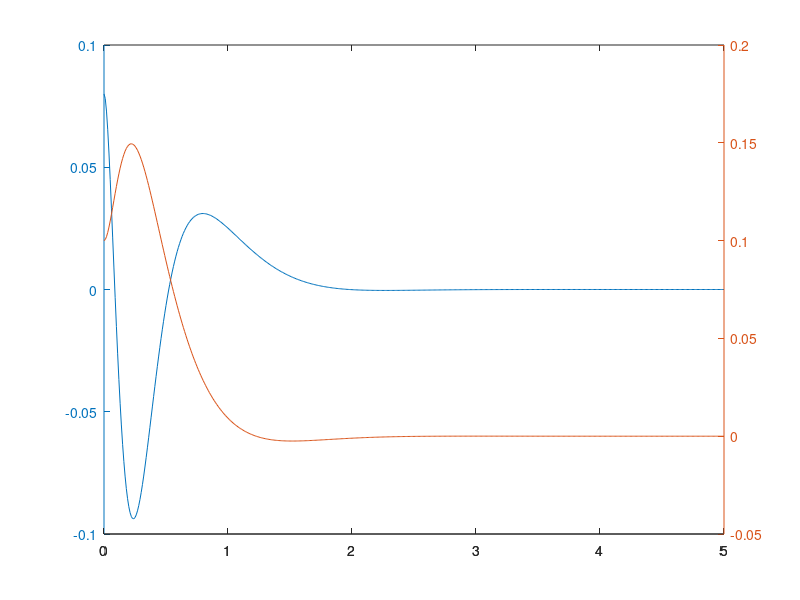

Source code (MATLAB):
pkg load control

m = 0.1;  %mass of pendulum
l = .39;   %length of pendulum
g = 9.8;  %gravity
I = 1.0/3.0 * m * l^2;  %moment of inertia of pendulum
b = 0.1;  %damping factor

%%state matrices
%state is {theta, theta dot, cart position, position dot}
A = [0, 1, 0, 0;        %switch the pendulum from up to down by changing the sign of term (2,1)
     m*g*l/(2*I), -b, 0, 0;
     0, 0, 0, 1;
     0, 0, 0, 0];  
     
B = [0;
     -m*l/(2*I);
     0;
     1]; 
     
C = [1, 0, 0, 0;
     0, 0, 1, 0];

D = [0;
     0];
     
%%pole placement
Q = C'*C;
Q(1,1) = 900; %allowed error in pendulum angle
Q(3,3) = 2000;   %allowed error in cart pos
R = 1;
K = lqr(A, B, Q, R)

sys_op = ss(A, B, C, D);  %the system open loop
sys_cl = ss(A-B*K, B, C, D);  %the system closed loop

t = [0:0.01:5];
u = zeros(size(t));
x0 = [.08,0,0.1,0];   %start with pendulum at .08 rad

[y, t, x] = lsim(sys_cl, u, t, x0);  % run simulation
plotyy(t,y(:,1), t, y(:,2))
%A
%B
%C
%D
eig(A-B*K)
P = [-50, -51, -52, -53];
L = place(A', C', P)'

   